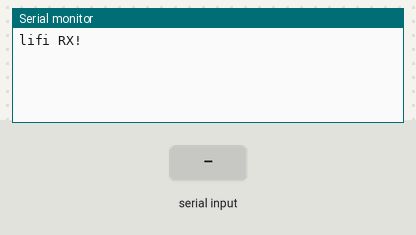
The sketch below on a simulated Arduino Uno, built with avr-gcc and run on an emulated ATmega328P. Parts: the last lines printed to the serial monitor. The test bench sets the inputs (shaded band).

Above: at 1.2 s.
1.3 s: "1" received over Serial
At 2.5 s:
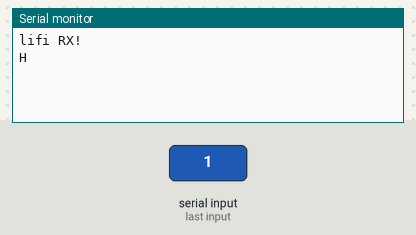
2.8 s: "1" received over the second serial link
At 3.8 s:
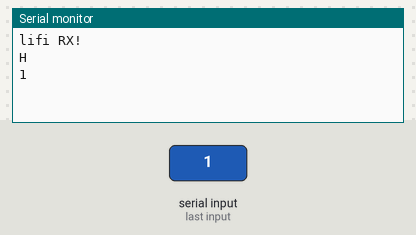
4.3 s: "0" received over the second serial link
At 4.9 s:
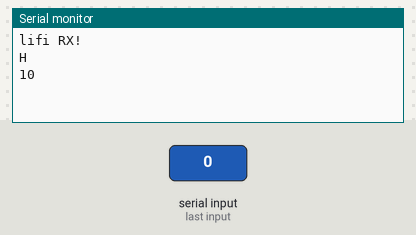

Measured:
- after the input at 1.3 s, the serial monitor: prints a new line at once (image 1)
- after the input at 2.8 s, the serial monitor: prints a new line at once (image 2)
- after the input at 4.3 s, the serial monitor: prints a new line at once (image 3)

The sketch:

RX.ino
```cpp
#include <SoftwareSerial.h>
SoftwareSerial mySerial(9, 10); // RX, TX

void setup() {
  // Open serial communications and wait for port to open:
  Serial.begin(9600);
  while (!Serial) {
    ; // wait for serial port to connect. Needed for native USB port only
  }


  Serial.println("lifi RX!");

  // set the data rate for the SoftwareSerial port
  mySerial.begin(1200);
 mySerial.println("RX!");
}
void loop() { // run over and over
  if (mySerial.available()) {
    Serial.write(mySerial.read());
  }
  if(Serial.available())
  {
    mySerial.write(Serial.read());
     Serial.println('H');
  }

}
```
